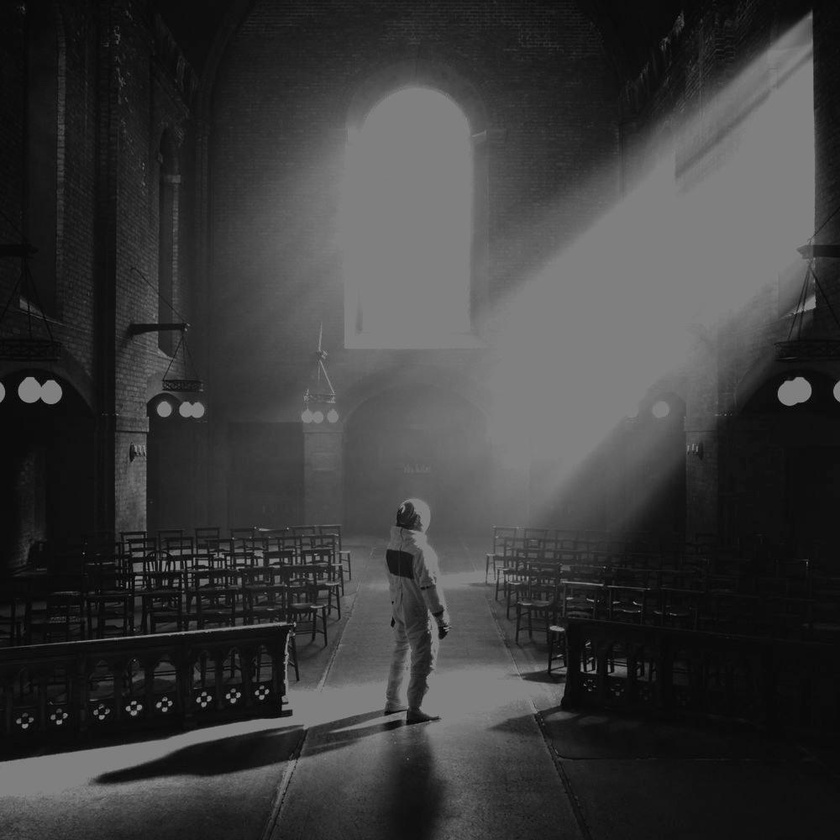
#> input picture Rest/grayscale.JPG, 840 x 840 px, shrunk from 1000 x 1000 before the run
$ python fft.py
#> lines starting #> are read from the running program, lines starting #| are printed output that depends on the picture
import numpy as np
import cv2
import matplotlib.pyplot as plt
img = cv2.imread("grayscale.JPG")
#> img is the input picture: shape (840, 840, 3); min 0, max 150, mean 59.3
fft = np.fft.fft2(img[...,1])
fft = np.fft.fftshift(fft)
real = np.real(fft)
img = np.imag(fft)
#> img: shape (840, 840) float64
cv2.imwrite("real.jpg",real)
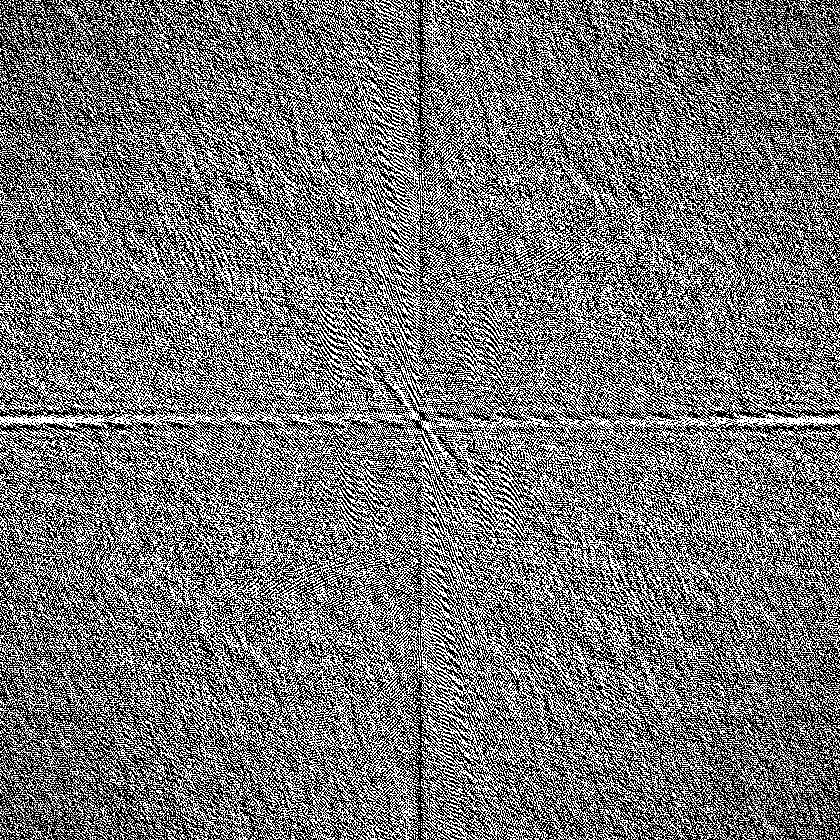
#> saved as real.jpg: shape (840, 840); min 0, max 255, mean 116.8
cv2.imwrite("imag.jpg",img)
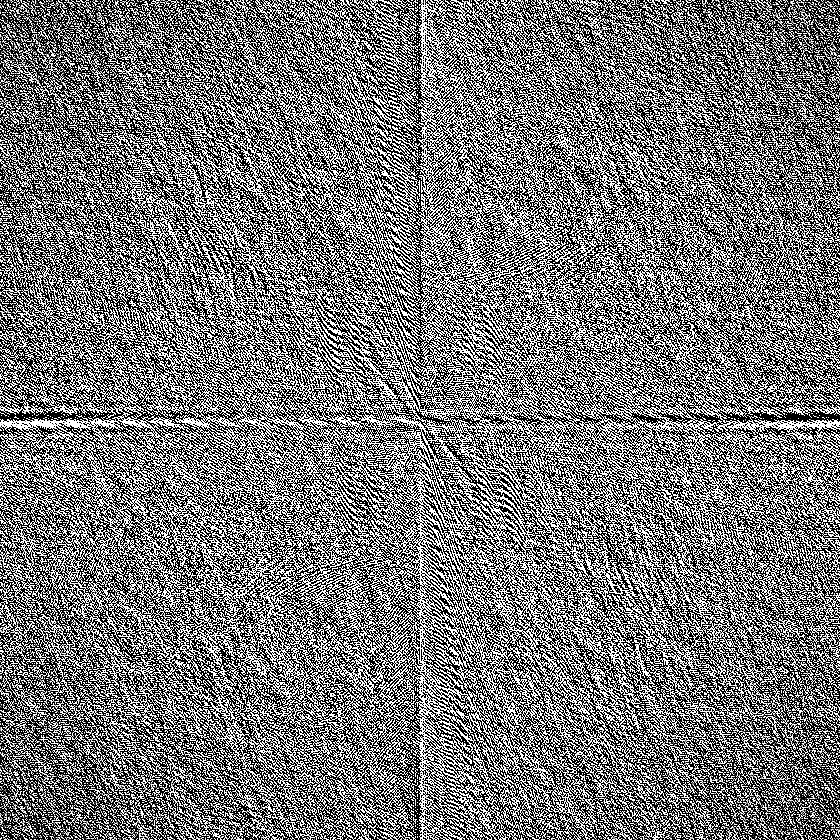
#> saved as imag.jpg: shape (840, 840); min 0, max 255, mean 117.7
